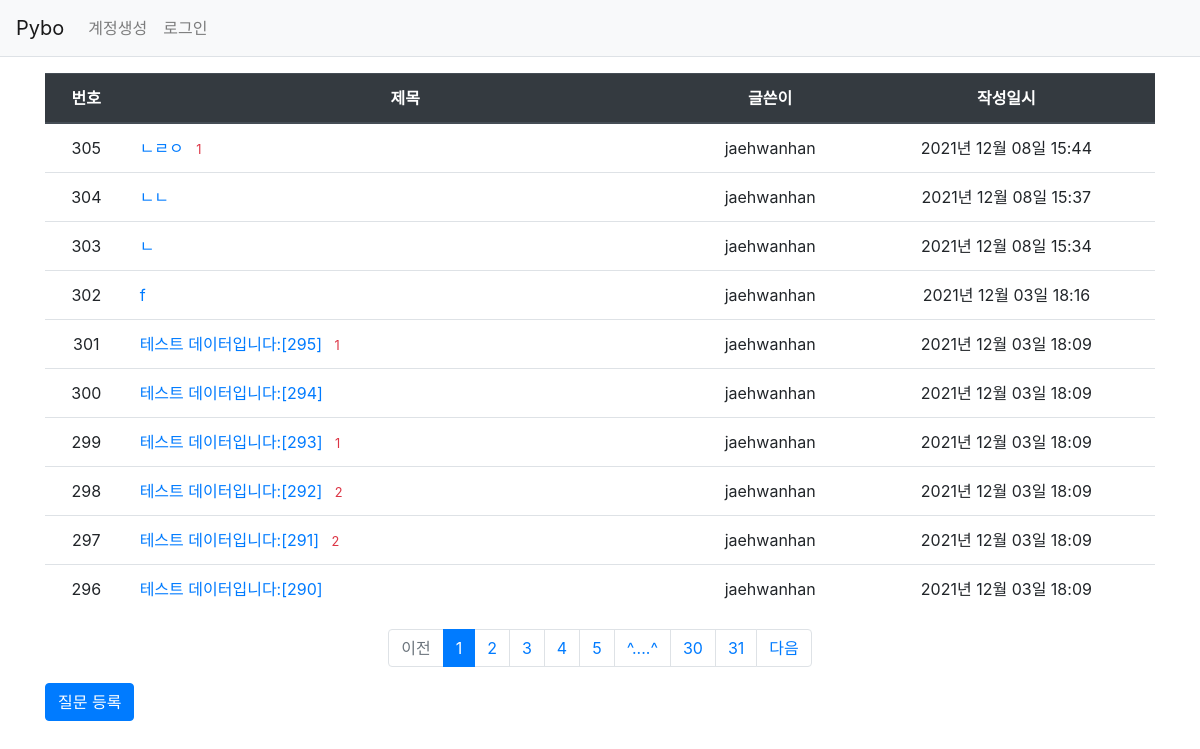
Page /question/list/ on the committed database.
### pybo/models.py (models this page shows)
class Question(db.Model):
    id = db.Column(db.Integer, primary_key=True)
    subject = db.Column(db.String(200), nullable=True)
    content = db.Column(db.Text(), nullable=True)
    create_date = db.Column(db.DateTime(), nullable=True)
    user_id = db.Column(db.Integer, db.ForeignKey('user.id', ondelete='CASCADE'), nullable=False,
                        server_default = '1')
    user = db.relationship('User', backref=db.backref('question_set'))
    modify_date = db.Column(db.DateTime(), nullable=True)

class User(db.Model):
    id = db.Column(db.Integer, primary_key=True)
    username = db.Column(db.String(150), unique=True, nullable=False)
    password = db.Column(db.String(200), nullable=False)
    email = db.Column(db.String(120), unique=True, nullable=False)

### pybo/views/question_views.py (the view)
@bp.route('/list/')
def _list():
    page = request.args.get('page', type=int, default=1)
    question_list = Question.query.order_by(Question.create_date.desc())
    question_list = question_list.paginate(page, per_page=10)
    return render_template('question/question_list.html', question_list=question_list)

### pybo/filter.py (called while the page is built)
def format_datetime(value, fmt='%Y년 %m월 %d일 %H:%M'):
    return value.strftime(fmt)

### pybo/views/auth_views.py (called while the page is built)
@bp.before_app_request
def load_logged_in_user():
    user_id = session.get('user_id')
    if user_id is None:
        g.user = None
    else:
        g.user = User.query.get(user_id)

### pybo/templates/question/question_list.html
{% extends 'base.html' %}
{% block content %}
<div class="container my-3">
    <table class="table">
        <thead>
        <tr class="text-center thead-dark">
            <th>번호</th>
            <th style="width:50%">제목</th>
            <th>글쓴이</th>
            <th>작성일시</th>
        </tr>
        </thead>
        <tbody>
        {% if question_list %}
        {% for question in question_list.items %}
        <tr class="text-center">
            <td>{{ question_list.total - ((question_list.page -1) * question_list.per_page) - loop.index +1 }}</td>
            <td class="text-left">
                <a href="{{ url_for('question.detail', question_id=question.id) }}">{{ question.subject }}</a>
                {% if question.answer_set | length > 0 %}
                <span class="text-danger small ml-2">{{ question.answer_set | length }}</span>
                {% endif %}
            </td>
            <td>{{ question.user.username }}</td>
            <td>{{ question.create_date | datetime }}</td>
        </tr>
        {% endfor %}
        {% else %}
        <tr>
            <td colspan="3">질문이 없습니다.</td>
        </tr>
        {% endif %}
        </tbody>
    </table>
    <ul class="pagination justify-content-center">
        {% if question_list.has_prev %}
        <li class="page-item">
            <a class="page-link" href="?page={{ question_list.prev_num }}">이전</a>
        </li>
        {% else %}
        <li class="page-item disabled">
            <a class="page-link" tabindex="-1" aria-disabled="true" href="#">이전</a>
        </li>
        {% endif %}
        {% for page_num in question_list.iter_pages() %}
            {% if page_num %}
                {% if page_num != question_list.page %}
                <li class="page-item">
                    <a class="page-link" href="?page={{ page_num }}">{{ page_num }}</a>
                </li>
                {% else %}
                <li class="page-item active" aria-current="page">
                    <a class="page-link" href="#">{{ page_num }}</a>
                </li>
                {% endif %}
            {% else %}
                <li class="disabled">
                    <a class="page-link" href="#">^....^</a>
                </li>
            {% endif %}
        {% endfor %}
        {% if question_list.has_next %}
        <li class="page-item">
            <a class="page-link" href="?page={{ question_list.next_num }}">다음</a>
        </li>
        {% else %}
        <li class="page-item disabled">
            <a class="page-link" tabindex="-1" aria-disabled="true" href="#"></a>
        </li>
        {% endif %}
    </ul>
    <a href="{{ url_for('question.create_a') }}" class="btn btn-primary">질문 등록</a>
</div>
{% endblock %}

### rows in the picture
Question: total "305", subject "ㄴㄹㅇ", answer_set|length "1", user.username "jaehwanhan", create_date "2021년 12월 08일 15:44"
Question: total "304", subject "ㄴㄴ", user.username "jaehwanhan", create_date "2021년 12월 08일 15:37"
Question: total "303", subject "ㄴ", user.username "jaehwanhan", create_date "2021년 12월 08일 15:34"
Question: total "302", subject "f", user.username "jaehwanhan", create_date "2021년 12월 03일 18:16"
Question: id "301", subject "테스트 데이터입니다:[295]", answer_set|length "1", user.username "jaehwanhan", create_date "2021년 12월 03일 18:09"
Question: id "300", subject "테스트 데이터입니다:[294]", user.username "jaehwanhan", create_date "2021년 12월 03일 18:09"
Question: id "299", subject "테스트 데이터입니다:[293]", answer_set|length "1", user.username "jaehwanhan", create_date "2021년 12월 03일 18:09"
Question: id "298", subject "테스트 데이터입니다:[292]", answer_set|length "2", user.username "jaehwanhan", create_date "2021년 12월 03일 18:09"
Question: id "297", subject "테스트 데이터입니다:[291]", answer_set|length "2", user.username "jaehwanhan", create_date "2021년 12월 03일 18:09"
Question: id "296", subject "테스트 데이터입니다:[290]", user.username "jaehwanhan", create_date "2021년 12월 03일 18:09"

### other values in the picture
{{ page_num }} "1"
{{ page_num }} "2" "3" "4" "5" "30" "31"
